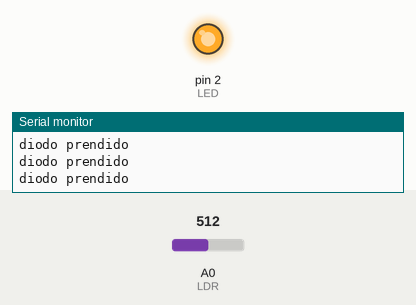
Recording of a sketch running on a simulated Arduino Uno, built with avr-gcc and run on an emulated ATmega328P. On the bench: output pins drawn as LEDs (lit = HIGH), the last lines printed to the serial monitor. Inputs (shaded band) come from the test bench; at power-on: A0 (LDR) = 512.

Above: at 1.2 s.
1.3 s: A0 (LDR) set to 489
At 2.1 s:
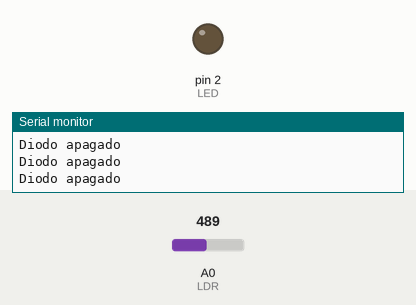
2.8 s: A0 (LDR) set to 510
At 3.4 s:
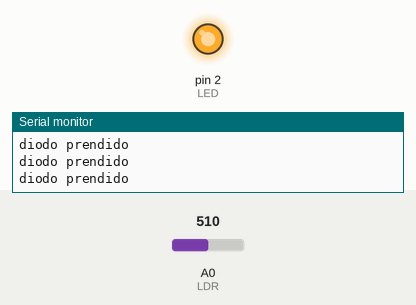
4.3 s: A0 (LDR) set to 490
At 4.7 s:
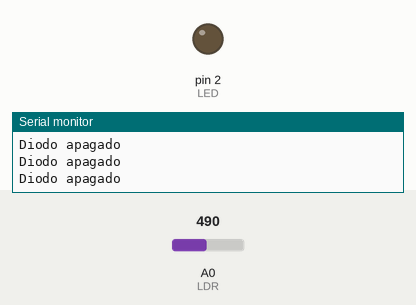
Timing chart, 0 to 7.3 s (numbered marks = the images above; inputs shaded):
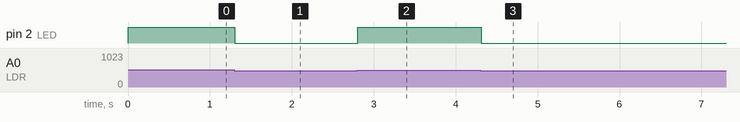

Measured:
- the behaviour switches between 501 and 500 on A0 (LDR) (found by bisection; images 0 and 1)
- after the input at 1.3 s, pin 2 (LED): HIGH → LOW at once
- after the input at 2.8 s, pin 2 (LED): LOW → HIGH at once
- after the input at 4.3 s, pin 2 (LED): HIGH → LOW at once

The sketch:

DiodosEmisoresDeLuz.ino
```cpp
int LDR = A0;
int LED = 2;
void setup() {
  // put your setup code here, to run once:
  Serial.begin(9600);
  Serial.setTimeout(10);
  pinMode(LED, OUTPUT);
}
int val;
void loop() {
  val = analogRead(LDR);
  if (val > 500) {
    digitalWrite(LED, 1);
    Serial.println("diodo prendido");
  } else {
    digitalWrite(LED, 0);
    Serial.println("Diodo apagado");
  }
  delay(100);
}
```
